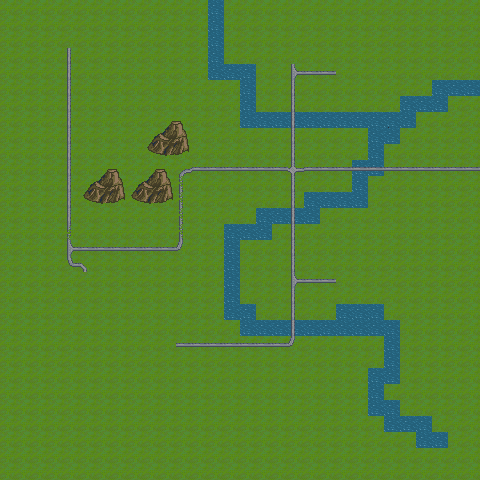

This is a level from a 2D game, rendered from its Tiled map with the project's own tilesets. A one-line summary and the map file follow, with tile-layer data summarised:
An orthogonal 30x30 tile map with 16x16 px tiles, 8 tile layers (TerrainLayer, TerrainFeatures, TerrainFeatures2, Markers, ...), 9 tilesets and 23 objects (11x STRUCTURE, 8x WALL_POSSIBLE, PLAYER_SPAWN).

<map version="1.2" tiledversion="1.2.1" orientation="orthogonal" renderorder="right-down" width="30" height="30" tilewidth="16" tileheight="16" infinite="0" nextlayerid="10" nextobjectid="43">
 <tileset firstgid="1" source="strategicTileset.tsx" />
 <tileset firstgid="337" source="mountains.tsx" />
 <tileset firstgid="457" source="Player1.tsx" />
 <tileset firstgid="577" source="Player0.tsx" />
 <tileset firstgid="697" source="tilehighlights/green_tile.tsx" />
 <tileset firstgid="698" source="tilehighlights/blue_tile.tsx" />
 <tileset firstgid="699" source="tilehighlights/red_tile.tsx" />
 <tileset firstgid="700" source="water.tsx" />
 <tileset firstgid="790" source="Wall.tsx" />
 <layer id="1" name="TerrainLayer" width="30" height="30">
  <data>[900 cells, 900 non-empty, 2 distinct tile ids]</data>
 </layer>
 <layer id="2" name="TerrainFeatures" width="30" height="30">
  <data>[900 cells, 100 non-empty, 19 distinct tile ids]</data>
 </layer>
 <layer id="9" name="TerrainFeatures2" width="30" height="30">
  <data>[900 cells, 0 non-empty, 0 distinct tile ids]</data>
 </layer>
 <layer id="3" name="Markers" width="30" height="30">
  <data>[900 cells, 2 non-empty, 2 distinct tile ids]</data>
 </layer>
 <objectgroup id="4" name="ObjectLayer">
  <object id="4" name="PLAYER_SPAWN" x="128" y="16" width="33" height="34">
   <properties>
    <property name="type" value="PLAYER_SPAWN" />
   </properties>
  </object>
  <object id="12" name="STRUCTURE" x="144" y="336" width="32" height="16" />
  <object id="13" x="80" y="272" />
  <object id="14" name="STRUCTURE" x="48" y="32" width="48" height="16" />
  <object id="20" name="STRUCTURE" x="64" y="272" width="32" height="32" />
  <object id="21" name="STRUCTURE" x="336" y="256" width="32" height="32" />
  <object id="23" name="STRUCTURE" x="336" y="64" width="32" height="32" />
  <object id="24" name="STRUCTURE" x="288" y="32" width="32" height="32" />
  <object id="25" name="STRUCTURE" x="48" y="400" width="32" height="32" />
  <object id="26" name="STRUCTURE" x="208" y="400" width="32" height="32" />
  <object id="27" name="STRUCTURE" x="304" y="368" width="32" height="32" />
  <object id="28" name="STRUCTURE" x="432" y="288" width="32" height="32" />
  <object id="30" name="WALL_POSSIBLE" x="208" y="208" width="272" height="16" />
  <object id="31" name="WALL_POSSIBLE" x="208" y="224" width="16" height="160" />
  <object id="32" name="WALL_POSSIBLE" x="32" y="304" width="176" height="16" />
  <object id="33" name="WALL_POSSIBLE" x="32" y="96" width="256" height="16" />
  <object id="34" name="WALL_POSSIBLE" x="208" y="112" width="16" height="96" />
  <object id="35" name="WALL_POSSIBLE" x="224" y="144" width="256" height="16" />
  <object id="36" x="-80" y="80" />
  <object id="37" name="WALL_POSSIBLE" x="224" y="352" width="128" height="16" />
  <object id="38" name="STRUCTURE" x="16" y="160" width="32" height="32" />
  <object id="40" name="WALL_POSSIBLE" x="96" y="0" width="16" height="96">
   <properties>
    <property name="wall_required" type="bool" value="true" />
   </properties>
  </object>
  <object id="41" x="-64" y="304" />
 </objectgroup>
 <layer id="5" name="CharacterImages" width="30" height="30">
  <data>[900 cells, 0 non-empty, 0 distinct tile ids]</data>
 </layer>
 <layer id="6" name="TileHighlightLayerBlue" width="30" height="30" opacity="0.5">
  <data>[900 cells, 0 non-empty, 0 distinct tile ids]</data>
 </layer>
 <layer id="7" name="TileHighlightLayerRed" width="30" height="30" opacity="0.5">
  <data>[900 cells, 0 non-empty, 0 distinct tile ids]</data>
 </layer>
 <layer id="8" name="TileHighlightLayerGreen" width="30" height="30" opacity="0.5">
  <data>[900 cells, 0 non-empty, 0 distinct tile ids]</data>
 </layer>
</map>
